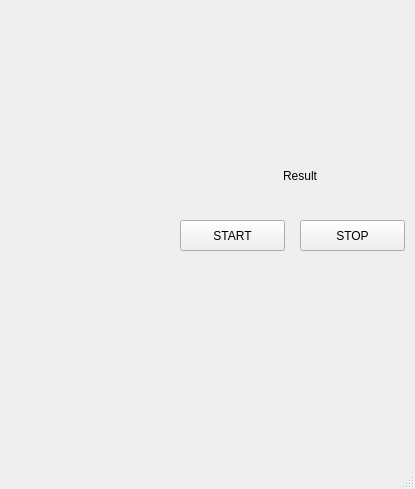
<?xml version="1.0" encoding="UTF-8"?>
<ui version="4.0">
 <class>MainWindow</class>
 <widget class="QMainWindow" name="MainWindow">
  <property name="geometry">
   <rect>
    <x>0</x>
    <y>0</y>
    <width>415</width>
    <height>489</height>
   </rect>
  </property>
  <property name="windowTitle">
   <string>DesignWindow</string>
  </property>
  <widget class="QWidget" name="centralwidget">
   <widget class="QPushButton" name="btnStart">
    <property name="geometry">
     <rect>
      <x>180</x>
      <y>220</y>
      <width>105</width>
      <height>31</height>
     </rect>
    </property>
    <property name="text">
     <string>START</string>
    </property>
   </widget>
   <widget class="QPushButton" name="btnStop">
    <property name="geometry">
     <rect>
      <x>300</x>
      <y>220</y>
      <width>105</width>
      <height>31</height>
     </rect>
    </property>
    <property name="text">
     <string>STOP</string>
    </property>
   </widget>
   <widget class="QLabel" name="lblResult">
    <property name="geometry">
     <rect>
      <x>200</x>
      <y>140</y>
      <width>200</width>
      <height>71</height>
     </rect>
    </property>
    <property name="text">
     <string>Result</string>
    </property>
    <property name="alignment">
     <set>Qt::AlignCenter</set>
    </property>
   </widget>
  </widget>
  <widget class="QMenuBar" name="menubar">
   <property name="geometry">
    <rect>
     <x>0</x>
     <y>0</y>
     <width>415</width>
     <height>29</height>
    </rect>
   </property>
  </widget>
  <widget class="QStatusBar" name="statusbar"/>
 </widget>
 <resources/>
 <connections/>
</ui>
